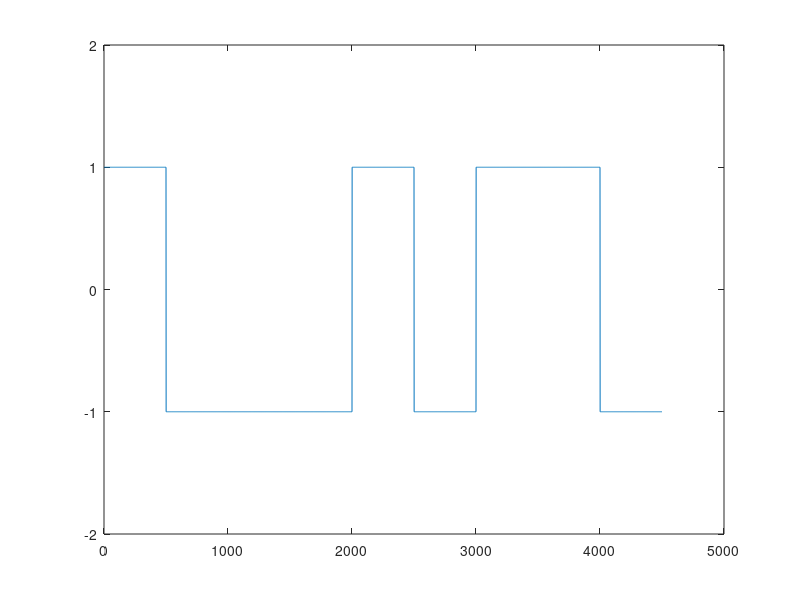

Write MATLAB code to recreate this figure.
clc; clear all; close all;

x = [0 1 0 0 1 1 1 0 1];
xx = zeros(1, 5 * length(x));
v = 1;

for i = 1:length(x)
    if x(i)==1 
        v=v*-1;
    end
  for j = 1:500
    xx((i - 1) * 500 + j) = v;
  end
end

plot(xx);
ylim([-2,2]);